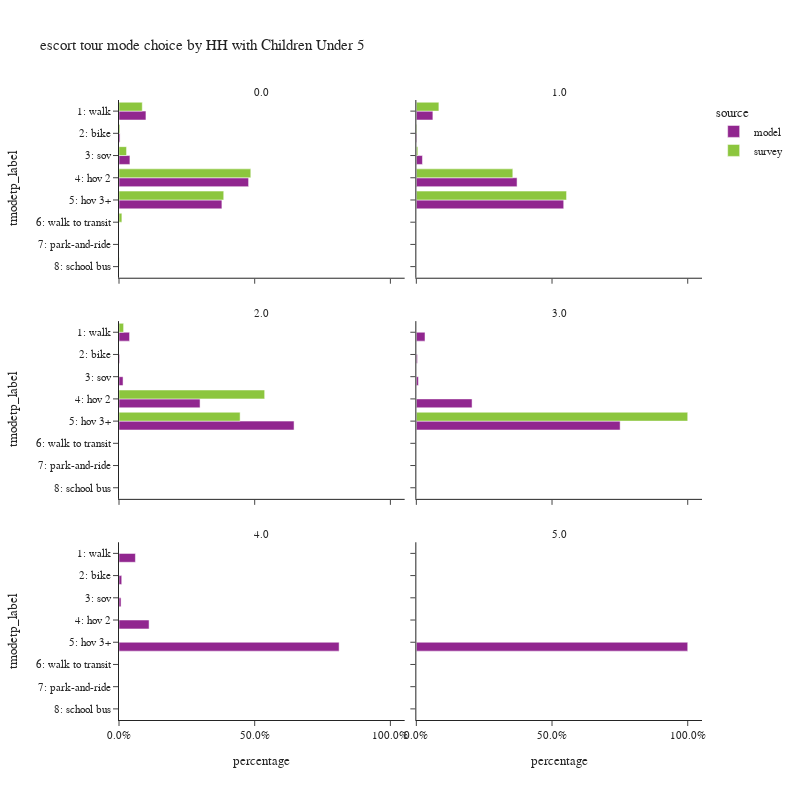

The notebook cell this image was saved under:
### Code cell
plot_mode_choice(es_tour,
                 "hhcu5",
                 {
                  "tmodetp_label":["1: walk","2: bike","3: sov","4: hov 2","5: hov 3+","6: walk to transit",
                                   "7: park-and-ride","8: school bus","9: other–survey only"]},
                 "HH with Children Under 5",2,800)

### Figure 1 — Plotly figure (JSON) as saved in the notebook; plotly's stock layout.template omitted (floating-point values rounded to 4 significant figures)
{"data": [{"alignmentgroup": "True", "customdata": [[41481], [1610], [16818], [199503], [158430]], "hovertemplate": "source=model<br>hhcu5=0.0<br>percentage=%{x}<br>tmodetp_label=%{y}<br>sample count=%{customdata[0]}<extra></extra>", "legendgroup": "model", "marker": {"color": "#91268F", "pattern": {"shape": ""}}, "name": "model", "offsetgroup": "model", "orientation": "h", "showlegend": true, "textposition": "auto", "type": "bar", "x": [0.09927, 0.003853, 0.04025, 0.4775, 0.3792], "xaxis": "x5", "y": ["1: walk", "2: bike", "3: sov", "4: hov 2", "5: hov 3+"], "yaxis": "y5"}, {"alignmentgroup": "True", "customdata": [[9255], [353], [3415], [56341], [82437]], "hovertemplate": "source=model<br>hhcu5=1.0<br>percentage=%{x}<br>tmodetp_label=%{y}<br>sample count=%{customdata[0]}<extra></extra>", "legendgroup": "model", "marker": {"color": "#91268F", "pattern": {"shape": ""}}, "name": "model", "offsetgroup": "model", "orientation": "h", "showlegend": false, "textposition": "auto", "type": "bar", "x": [0.06097, 0.002325, 0.0225, 0.3712, 0.5431], "xaxis": "x6", "y": ["1: walk", "2: bike", "3: sov", "4: hov 2", "5: hov 3+"], "yaxis": "y6"}, {"alignmentgroup": "True", "customdata": [[1989], [125], [763], [15274], [32985]], "hovertemplate": "source=model<br>hhcu5=2.0<br>percentage=%{x}<br>tmodetp_label=%{y}<br>sample count=%{customdata[0]}<extra></extra>", "legendgroup": "model", "marker": {"color": "#91268F", "pattern": {"shape": ""}}, "name": "model", "offsetgroup": "model", "orientation": "h", "showlegend": false, "textposition": "auto", "type": "bar", "x": [0.0389, 0.002444, 0.01492, 0.2987, 0.645], "xaxis": "x3", "y": ["1: walk", "2: bike", "3: sov", "4: hov 2", "5: hov 3+"], "yaxis": "y3"}, {"alignmentgroup": "True", "customdata": [[175], [22], [42], [1125], [4113]], "hovertemplate": "source=model<br>hhcu5=3.0<br>percentage=%{x}<br>tmodetp_label=%{y}<br>sample count=%{customdata[0]}<extra></extra>", "legendgroup": "model", "marker": {"color": "#91268F", "pattern": {"shape": ""}}, "name": "model", "offsetgroup": "model", "orientation": "h", "showlegend": false, "textposition": "auto", "type": "bar", "x": [0.03195, 0.004017, 0.007668, 0.2054, 0.751], "xaxis": "x4", "y": ["1: walk", "2: bike", "3: sov", "4: hov 2", "5: hov 3+"], "yaxis": "y4"}, {"alignmentgroup": "True", "customdata": [[24], [4], [3], [44], [322]], "hovertemplate": "source=model<br>hhcu5=4.0<br>percentage=%{x}<br>tmodetp_label=%{y}<br>sample count=%{customdata[0]}<extra></extra>", "legendgroup": "model", "marker": {"color": "#91268F", "pattern": {"shape": ""}}, "name": "model", "offsetgroup": "model", "orientation": "h", "showlegend": false, "textposition": "auto", "type": "bar", "x": [0.06045, 0.01008, 0.007557, 0.1108, 0.8111], "xaxis": "x", "y": ["1: walk", "2: bike", "3: sov", "4: hov 2", "5: hov 3+"], "yaxis": "y"}, {"alignmentgroup": "True", "customdata": [[93]], "hovertemplate": "source=model<br>hhcu5=5.0<br>percentage=%{x}<br>tmodetp_label=%{y}<br>sample count=%{customdata[0]}<extra></extra>", "legendgroup": "model", "marker": {"color": "#91268F", "pattern": {"shape": ""}}, "name": "model", "offsetgroup": "model", "orientation": "h", "showlegend": false, "textposition": "auto", "type": "bar", "x": [1.0], "xaxis": "x2", "y": ["5: hov 3+"], "yaxis": "y2"}, {"alignmentgroup": "True", "customdata": [[51], [3], [28], [216], [129], [10], [3]], "hovertemplate": "source=survey<br>hhcu5=0.0<br>percentage=%{x}<br>tmodetp_label=%{y}<br>sample count=%{customdata[0]}<extra></extra>", "legendgroup": "survey", "marker": {"color": "#8CC63E", "pattern": {"shape": ""}}, "name": "survey", "offsetgroup": "survey", "orientation": "h", "showlegend": true, "textposition": "auto", "type": "bar", "x": [0.08574, 0.003575, 0.02781, 0.4856, 0.3859, 0.01063, 0.0006936], "xaxis": "x5", "y": ["1: walk", "2: bike", "3: sov", "4: hov 2", "5: hov 3+", "6: walk to transit", "8: school bus"], "yaxis": "y5"}, {"alignmentgroup": "True", "customdata": [[21], [8], [1], [57], [78]], "hovertemplate": "source=survey<br>hhcu5=1.0<br>percentage=%{x}<br>tmodetp_label=%{y}<br>sample count=%{customdata[0]}<extra></extra>", "legendgroup": "survey", "marker": {"color": "#8CC63E", "pattern": {"shape": ""}}, "name": "survey", "offsetgroup": "survey", "orientation": "h", "showlegend": false, "textposition": "auto", "type": "bar", "x": [0.08311, 0.00232, 0.005509, 0.3555, 0.5535], "xaxis": "x6", "y": ["1: walk", "2: bike", "3: sov", "4: hov 2", "5: hov 3+"], "yaxis": "y6"}, {"alignmentgroup": "True", "customdata": [[8], [16], [20]], "hovertemplate": "source=survey<br>hhcu5=2.0<br>percentage=%{x}<br>tmodetp_label=%{y}<br>sample count=%{customdata[0]}<extra></extra>", "legendgroup": "survey", "marker": {"color": "#8CC63E", "pattern": {"shape": ""}}, "name": "survey", "offsetgroup": "survey", "orientation": "h", "showlegend": false, "textposition": "auto", "type": "bar", "x": [0.01697, 0.5368, 0.4463], "xaxis": "x3", "y": ["1: walk", "4: hov 2", "5: hov 3+"], "yaxis": "y3"}, {"alignmentgroup": "True", "customdata": [[2]], "hovertemplate": "source=survey<br>hhcu5=3.0<br>percentage=%{x}<br>tmodetp_label=%{y}<br>sample count=%{customdata[0]}<extra></extra>", "legendgroup": "survey", "marker": {"color": "#8CC63E", "pattern": {"shape": ""}}, "name": "survey", "offsetgroup": "survey", "orientation": "h", "showlegend": false, "textposition": "auto", "type": "bar", "x": [1.0], "xaxis": "x4", "y": ["5: hov 3+"], "yaxis": "y4"}], "layout": {"annotations": [{"font": {}, "showarrow": false, "text": "4.0", "x": 0.245, "xanchor": "center", "xref": "paper", "y": 0.2867, "yanchor": "bottom", "yref": "paper"}, {"font": {}, "showarrow": false, "text": "5.0", "x": 0.755, "xanchor": "center", "xref": "paper", "y": 0.2867, "yanchor": "bottom", "yref": "paper"}, {"font": {}, "showarrow": false, "text": "2.0", "x": 0.245, "xanchor": "center", "xref": "paper", "y": 0.6433, "yanchor": "bottom", "yref": "paper"}, {"font": {}, "showarrow": false, "text": "3.0", "x": 0.755, "xanchor": "center", "xref": "paper", "y": 0.6433, "yanchor": "bottom", "yref": "paper"}, {"font": {}, "showarrow": false, "text": "0.0", "x": 0.245, "xanchor": "center", "xref": "paper", "y": 1.0, "yanchor": "bottom", "yref": "paper"}, {"font": {}, "showarrow": false, "text": "1.0", "x": 0.755, "xanchor": "center", "xref": "paper", "y": 1.0, "yanchor": "bottom", "yref": "paper"}], "barmode": "group", "height": 800, "legend": {"title": {"text": "source"}, "tracegroupgap": 0}, "title": {"text": "escort tour mode choice by HH with Children Under 5"}, "width": 800, "xaxis": {"anchor": "y", "domain": [0.0, 0.49], "tickformat": ".1%", "title": {"text": "percentage"}}, "xaxis2": {"anchor": "y2", "domain": [0.51, 1.0], "matches": "x", "tickformat": ".1%", "title": {"text": "percentage"}}, "xaxis3": {"anchor": "y3", "domain": [0.0, 0.49], "matches": "x", "showticklabels": false, "tickformat": ".1%"}, "xaxis4": {"anchor": "y4", "domain": [0.51, 1.0], "matches": "x", "showticklabels": false, "tickformat": ".1%"}, "xaxis5": {"anchor": "y5", "domain": [0.0, 0.49], "matches": "x", "showticklabels": false, "tickformat": ".1%"}, "xaxis6": {"anchor": "y6", "domain": [0.51, 1.0], "matches": "x", "showticklabels": false, "tickformat": ".1%"}, "yaxis": {"anchor": "x", "categoryarray": ["9: other–survey only", "8: school bus", "7: park-and-ride", "6: walk to transit", "5: hov 3+", "4: hov 2", "3: sov", "2: bike", "1: walk"], "categoryorder": "array", "domain": [0.0, 0.2867], "title": {"text": "tmodetp_label"}}, "yaxis2": {"anchor": "x2", "domain": [0.0, 0.2867], "matches": "y", "showticklabels": false}, "yaxis3": {"anchor": "x3", "categoryarray": ["9: other–survey only", "8: school bus", "7: park-and-ride", "6: walk to transit", "5: hov 3+", "4: hov 2", "3: sov", "2: bike", "1: walk"], "categoryorder": "array", "domain": [0.3567, 0.6433], "matches": "y", "title": {"text": "tmodetp_label"}}, "yaxis4": {"anchor": "x4", "domain": [0.3567, 0.6433], "matches": "y", "showticklabels": false}, "yaxis5": {"anchor": "x5", "categoryarray": ["9: other–survey only", "8: school bus", "7: park-and-ride", "6: walk to transit", "5: hov 3+", "4: hov 2", "3: sov", "2: bike", "1: walk"], "categoryorder": "array", "domain": [0.7133, 1.0], "matches": "y", "title": {"text": "tmodetp_label"}}, "yaxis6": {"anchor": "x6", "domain": [0.7133, 1.0], "matches": "y", "showticklabels": false}}}
